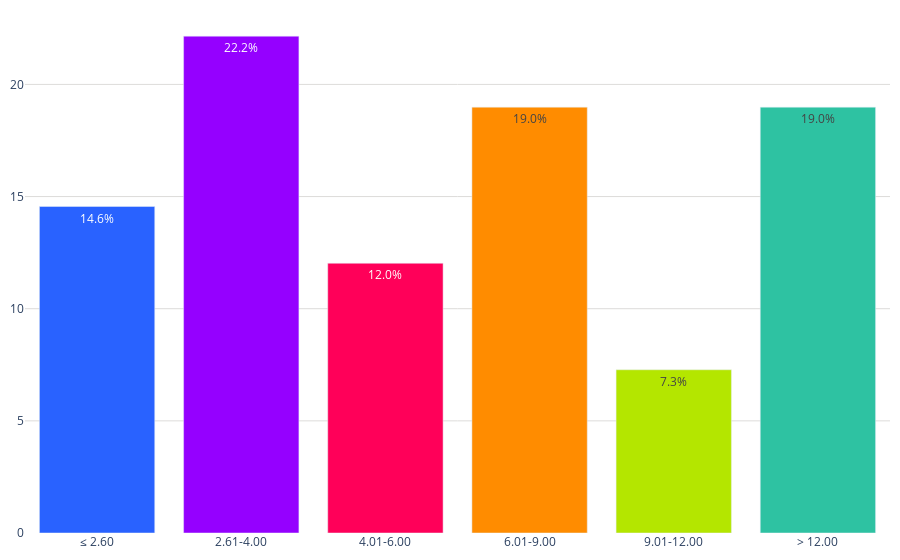

The code cell stored with this chart in its notebook:
### Code cell
labels = conteo_ingresos['rango_ingresos']
values = conteo_ingresos['porcentajes']
colores = ['#2962ff', '#9500ff', '#ff0059', '#ff8c00', '#b4e600', '#2EC2A2','#E50CB6']

fig = go.Figure()
fig.add_trace(go.Bar(
        x=labels, 
        y=values, 
        marker_color=colores,
        text=values,  # Texto que se mostrará en las barras (porcentaje)
        textposition='inside',  # Posición del texto (puede ser 'inside' o 'outside')
        texttemplate='%{text:.1f}%', 
    )
)    
fig.update_layout(
    #barmode='stack', 
    #title='Porcentaje de créditos en UMAS (2022)',
    #title_font_size = 22,
    yaxis=dict(
        #title='M', # Título del eje y
        gridcolor='#dddcda', # Color de las líneas que dividen los rangos del eje Y         
    ),  margin=dict(l=10, r=10, t=10, b=10),  # Ajusta los márgenes (left, right, top, bottom)
    plot_bgcolor='rgba(0,0,0,0)',  # Color de fondo del gráfico
    legend=dict(
        yanchor="top",
        y=0.99,
    )
)

# Exportar gráfica como archivo HTML
def guardar_grafico_como_html(fig, nombre_archivo, carpeta='assets\graficas'):
    # Crear la carpeta si no existe
    if not os.path.exists(carpeta):
        os.makedirs(carpeta)
    # Gráfica como archivo HTML en la carpeta especificada
    pio.write_html(fig, f'{carpeta}/{nombre_archivo}.html')
guardar_grafico_como_html(fig, 'g_bar_creditos_umas_2022', carpeta='assets\graficas')
fig.show()

### Figure 1 — Plotly figure (JSON) as saved in the notebook; plotly's stock layout.template omitted (floating-point values rounded to 4 significant figures)
{"data": [{"marker": {"color": ["#2962ff", "#9500ff", "#ff0059", "#ff8c00", "#b4e600", "#2EC2A2", "#E50CB6"]}, "text": [14.56, 22.15, 12.03, 18.99, 7.278, 18.99], "textposition": "inside", "texttemplate": "%{text:.1f}%", "type": "bar", "x": ["≤ 2.60", "2.61-4.00", "4.01-6.00", "6.01-9.00", "9.01-12.00", "> 12.00"], "y": [14.56, 22.15, 12.03, 18.99, 7.278, 18.99]}], "layout": {"legend": {"y": 0.99, "yanchor": "top"}, "margin": {"b": 10, "l": 10, "r": 10, "t": 10}, "plot_bgcolor": "rgba(0,0,0,0)", "yaxis": {"gridcolor": "#dddcda"}}}
